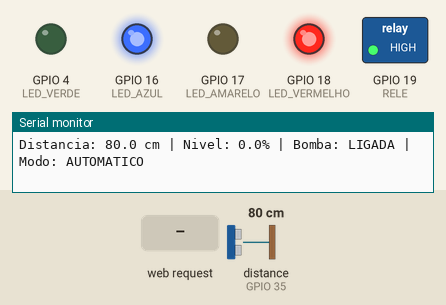
Bench run of a sketch on a simulated ESP32. On the bench: switched loads named in the sketch (green lamp = pin HIGH), output pins drawn as LEDs (lit = HIGH), the last lines printed to the serial monitor. Wiring (inferred from the names in the program): ultrasonic range finder: trigger GPIO 13; echo GPIO 35. The test bench sets the inputs (shaded band); at power-on: distance to the obstacle (sensor on GPIO 35) 80 cm. The echo pulse lasts 58.3 µs per cm; pins used as bus, display or sensor lines are not drawn.

Above: at 1.2 s.
1.3 s: distance to the obstacle (sensor on GPIO 35) set to 35 cm
2.8 s: distance to the obstacle (sensor on GPIO 35) set to 29 cm
At 3.8 s:
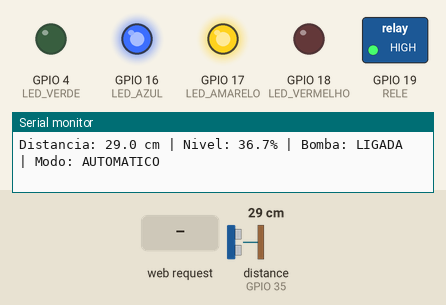
4.5 s: HTTP request GET /desligar received
At 5.7 s:
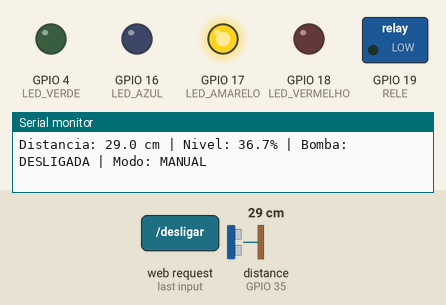
6.1 s: distance to the obstacle (sensor on GPIO 35) set to 20 cm
7.6 s: distance to the obstacle (sensor on GPIO 35) set to 16 cm
At 8.8 s:
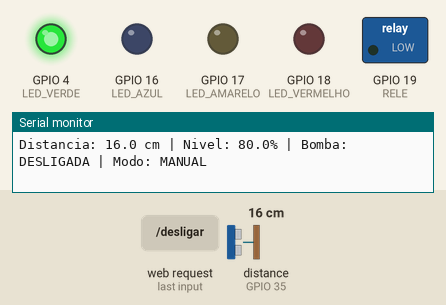
9.1 s: HTTP request GET /ligar received
At 10.5 s:
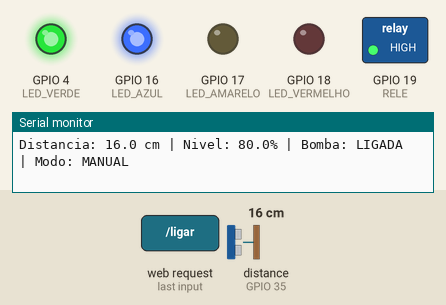
Timing chart, 0 to 11.6 s (numbered marks = the images above; inputs shaded):
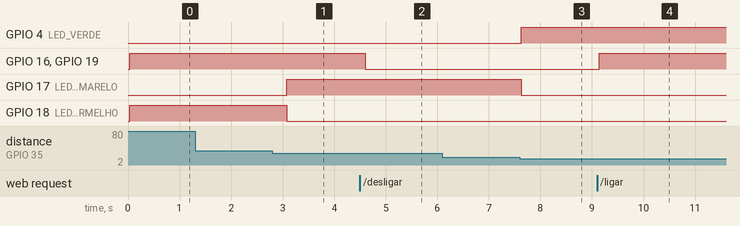

The sketch:

sketch.ino
```cpp
#include <WiFi.h>

// ===============================
// PINOS
// ===============================

#define TRIG 13
#define ECHO 35
#define RELE 19

#define LED_VERMELHO 18
#define LED_AMARELO 17
#define LED_AZUL 16
#define LED_VERDE 4

// ===============================
// WIFI LOCAL DO ESP32
// ===============================

const char* ssid = "AquaLevel";
const char* password = "aqualevel";

WiFiServer server(80);

// ===============================
// VARIÁVEIS
// ===============================

float distancia = 0;
float nivel = 0;

bool bombaLigada = false;

// true = automático
// false = manual
bool modoAutomatico = true;

// ===============================
// CONFIGURAÇÃO DO RELÉ
// ===============================

// false = relé ativo em HIGH
// true = relé ativo em LOW
const bool RELE_ATIVO_EM_LOW = false;

// ===============================
// CONFIGURAÇÃO DO RESERVATÓRIO
// ===============================

// Ajustar conforme as medidas reais do reservatório
float DIST_VAZIO_CM = 40.0;
float DIST_CHEIO_CM = 10.0;

// ===============================
// LIMITES DA BOMBA
// ===============================

float NIVEL_LIGA_BOMBA = 25.0;
float NIVEL_DESLIGA_BOMBA = 90.0;

// ===============================
// PROTEÇÃO DA BOMBA
// ===============================

unsigned long TIMEOUT_BOMBA_MS = 2UL * 60UL * 1000UL;
unsigned long COOLDOWN_BOMBA_MS = 5UL * 60UL * 1000UL;

unsigned long tempoLigadaBomba = 0;
unsigned long tempoUltimoTimeout = 0;

bool emCooldown = false;

// ===============================
// LIMITES DOS LEDS
// ===============================

float NIVEL_LED_VERMELHO = 25.0;
float NIVEL_LED_VERDE = 70.0;

// ===============================
// MEDIR DISTÂNCIA
// ===============================

float medirDistancia() {
  digitalWrite(TRIG, LOW);
  delayMicroseconds(2);

  digitalWrite(TRIG, HIGH);
  delayMicroseconds(10);

  digitalWrite(TRIG, LOW);

  unsigned long tempo = pulseIn(ECHO, HIGH, 30000UL);

  if (tempo == 0) return -1.0;
  return (tempo * 0.0343) / 2.0;
}

// ===============================
// CONVERTER DISTÂNCIA EM NÍVEL
// ===============================

float distanciaParaNivel(float distanciaAtual) {
  if (distanciaAtual < 0) return -1.0;

  float nivelCalculado =
    (DIST_VAZIO_CM - distanciaAtual) / (DIST_VAZIO_CM - DIST_CHEIO_CM) * 100.0;

  if (nivelCalculado < 0) nivelCalculado = 0;
  if (nivelCalculado > 100) nivelCalculado = 100;

  return nivelCalculado;
}

// ===============================
// ACIONAR BOMBA
// ===============================

void acionarBomba(bool ligar) {

  if (bombaLigada == ligar) {
    digitalWrite(LED_AZUL, ligar ? HIGH : LOW);
    return;
  }

  bombaLigada = ligar;

  if (ligar) tempoLigadaBomba = millis();

  if (RELE_ATIVO_EM_LOW) {
    digitalWrite( RELE, ligar ? LOW : HIGH);
  } else {
    digitalWrite( RELE, ligar ? HIGH : LOW);
  }

  // LED azul acompanha o estado da bomba
  digitalWrite( LED_AZUL, ligar ? HIGH : LOW);

  if (ligar) {
    Serial.println("Bomba LIGADA");
  } else {
    Serial.println("Bomba DESLIGADA");
  }
}

// ===============================
// DESLIGAR LEDS
// ===============================

void desligarLeds() {
  digitalWrite(LED_VERMELHO, LOW);
  digitalWrite(LED_AMARELO, LOW);
  digitalWrite(LED_VERDE, LOW);
  digitalWrite(LED_AZUL, LOW);
}

// ===============================
// ATUALIZAR LEDS DE NÍVEL
// ===============================

void atualizarLedsNivel(float nivelAtual) {
  digitalWrite(LED_VERMELHO, nivelAtual < NIVEL_LED_VERMELHO ? HIGH : LOW);

  digitalWrite(LED_AMARELO,
      (nivelAtual >= NIVEL_LED_VERMELHO && nivelAtual < NIVEL_LED_VERDE) ? HIGH : LOW);

  digitalWrite(LED_VERDE, nivelAtual >= NIVEL_LED_VERDE ? HIGH : LOW);

  // LED azul sempre acompanha a bomba
  digitalWrite(LED_AZUL, bombaLigada ? HIGH : LOW);
}

// ===============================
// VERIFICAR COOLDOWN
// ===============================

void verificarCooldown() {
  if (!emCooldown) return;

  if (millis() - tempoUltimoTimeout >= COOLDOWN_BOMBA_MS) {
    emCooldown = false;
    Serial.println("Cooldown terminado. Sistema liberado.");
  }
}

// ===============================
// VERIFICAR TIMEOUT DA BOMBA
// ===============================

void verificarTimeoutBomba() {

  if (!bombaLigada) return;

  if (millis() - tempoLigadaBomba >= TIMEOUT_BOMBA_MS) {
    acionarBomba(false);

    emCooldown = true;
    tempoUltimoTimeout = millis();

    Serial.println("ALERTA: timeout da bomba!");
    Serial.println("Possivel bomba seca, entupimento ou falha.");
    Serial.println("Bomba desligada e sistema em cooldown.");
  }
}

// ===============================
// CONTROLE AUTOMÁTICO LOCAL
// ===============================

void controleAutomaticoLocal() {

  if (!modoAutomatico) return;

  if (nivel < 0) {
    Serial.println("Falha na leitura do sensor.");
    acionarBomba(false);

    return;
  }

  verificarCooldown();
  verificarTimeoutBomba();

  if (emCooldown) return;

  // Reservatório com nível baixo
  if (!bombaLigada && nivel < NIVEL_LIGA_BOMBA) {
    Serial.println("AUTOMATICO: Nivel baixo");
    acionarBomba(true);
  }

  // Reservatório abastecido
  else if (bombaLigada && nivel > NIVEL_DESLIGA_BOMBA) {
    Serial.println("AUTOMATICO: Nivel maximo atingido");
    acionarBomba(false);
  }
}

// ===============================
// SETUP
// ===============================

void setup() {
  Serial.begin(115200);

  pinMode(TRIG, OUTPUT);
  pinMode(ECHO, INPUT);
  pinMode(RELE, OUTPUT);

  pinMode(LED_VERMELHO, OUTPUT);
  pinMode(LED_AMARELO, OUTPUT);
  pinMode(LED_AZUL, OUTPUT);
  pinMode(LED_VERDE, OUTPUT);

  digitalWrite(TRIG, LOW);

  // Estado inicial seguro
  bombaLigada = false;

  if (RELE_ATIVO_EM_LOW) {
    digitalWrite(RELE, HIGH);
  } else {
    digitalWrite(RELE, LOW);
  }

  desligarLeds();

  Serial.println();
  Serial.println("==============================");
  Serial.println(" AQUALEVEL");
  Serial.println("==============================");
  Serial.println();
  Serial.println("Circuito configurado:");
  Serial.println("TRIG -> GPIO 13");
  Serial.println("ECHO -> GPIO 35");
  Serial.println("RELE -> GPIO 19");
  Serial.println("LED VERMELHO -> GPIO 18");
  Serial.println("LED AMARELO -> GPIO 17");
  Serial.println("LED AZUL -> GPIO 16");
  Serial.println("LED VERDE -> GPIO 4");

  Serial.println();

// ===============================
// CRIA REDE WIFI LOCAL
// ===============================

  WiFi.softAP(ssid, password);

  IPAddress IP = WiFi.softAPIP();

  Serial.println("Rede local AquaLevel criada.");
  Serial.print("Nome da rede: ");
  Serial.println(ssid);
  Serial.print("IP local: http://");
  Serial.println(IP);

  server.begin();

  Serial.println("Servidor web local iniciado.");
  Serial.println("Controle automatico funciona independentemente do Wi-Fi.");
}

// ===============================
// LOOP
// ===============================

void loop() {

// ==========================================
// LEITURA DO SENSOR
// ==========================================

  distancia = medirDistancia();
  nivel = distanciaParaNivel(distancia);

// ==========================================
// TRATAMENTO DE FALHA DO SENSOR
// ==========================================

  if (distancia < 0) {
    Serial.println("Falha na leitura do HC-SR04.");

    acionarBomba(false);
    desligarLeds();
  } else {

// ==========================================
// CONTROLE LOCAL
// ==========================================

    verificarCooldown();
    verificarTimeoutBomba();
    controleAutomaticoLocal();
    atualizarLedsNivel(nivel);

// ==========================================
// LOG SERIAL
// ==========================================

    Serial.print("Distancia: ");
    Serial.print(distancia, 1);
    Serial.print(" cm | Nivel: ");
    Serial.print(nivel, 1);
    Serial.print("% | Bomba: ");
    Serial.print(bombaLigada ? "LIGADA" : "DESLIGADA");
    Serial.print(" | Modo: ");
    Serial.println(modoAutomatico ? "AUTOMATICO" : "MANUAL");
  }

// ==========================================
// SERVIDOR WEB LOCAL
// ==========================================

  WiFiClient client = server.available();

  if (client) {
    String request = "";

    unsigned long tempoInicio = millis();

    while (client.connected() && millis() - tempoInicio < 1000) {
      if (client.available()) {
        char c = client.read();
        request += c;

        if (c == '\n') {

// ==================================
// BOTÃO LIGAR BOMBA
// ==================================

          if (request.indexOf("GET /ligar") >= 0) {
            modoAutomatico = false;
            acionarBomba(true);

            Serial.println();
            Serial.println("MODO MANUAL");
            Serial.println("Bomba LIGADA pelo site");
          }

// ==================================
// BOTÃO DESLIGAR BOMBA
// ==================================

          if (request.indexOf( "GET /desligar") >= 0) {
            modoAutomatico = false;
            acionarBomba(false);

            Serial.println();
            Serial.println("MODO MANUAL");
            Serial.println("Bomba DESLIGADA pelo site");
          }

// ==================================
// BOTÃO MODO AUTOMÁTICO
// ==================================

          if (request.indexOf("GET /automatico") >= 0) {
            modoAutomatico = true;

            Serial.println();
            Serial.println("MODO AUTOMATICO ATIVADO");

            distancia = medirDistancia();
            nivel = distanciaParaNivel(distancia);
            controleAutomaticoLocal();
          }

// ==================================
// PÁGINA HTML
// ==================================

          client.println("HTTP/1.1 200 OK");
          client.println("Content-type:text/html");
          client.println("Connection: close");
          client.println();

          client.println("<!DOCTYPE html>");
          client.println("<html>");
          client.println("<head>");
          client.println("<meta name='viewport' content='width=device-width, initial-scale=1'>");
          client.println("<meta http-equiv='refresh' content='3'>");
          client.println("<title>AquaLevel ESP32</title>");
          client.println("<style>");
          client.println("body {");
          client.println("font-family: Arial;");
          client.println("text-align: center;");
          client.println("background-color: #f2f2f2;");
          client.println("padding: 30px;");
          client.println("}");
          client.println(".caixa {");
          client.println("background: white;");
          client.println("padding: 25px;");
          client.println("border-radius: 15px;");
          client.println("max-width: 500px;");
          client.println("margin: auto;");
          client.println("}");
          client.println("button {");
          client.println("padding: 15px 25px;");
          client.println("font-size: 17px;");
          client.println("margin: 8px;");
          client.println("border-radius: 8px;");
          client.println("border: none;");
          client.println("cursor: pointer;");
          client.println("}");
          client.println("</style>");
          client.println("</head>");
          client.println("<body>");
          client.println("<div class='caixa'>");

// ==================================
// TÍTULO
// ==================================

          client.println("<h1>AquaLevel</h1>");

// ==================================
// NÍVEL
// ==================================

          client.println("<h2>Nivel da agua</h2>");

          if (nivel >= 0) {
            client.print("<h1>");
            client.print(nivel, 1);
            client.println("%</h1>");
            client.print("<p>Distancia: ");
            client.print(distancia, 1);
            client.println(" cm</p>");
          } else {
            client.println("<h2>Erro na leitura do sensor</h2>");
          }

// ==================================
// MODO
// ==================================

          client.println("<h2>Modo de funcionamento</h2>");

          if (modoAutomatico) {
            client.println("<h2>MODO AUTOMATICO</h2>");
          } else {
            client.println("<h2>MODO MANUAL</h2>");
          }

// ==================================
// STATUS DA BOMBA
// ==================================

          client.println("<h2>Status da bomba</h2>");

          if (bombaLigada) {
            client.println("<h2>BOMBA LIGADA</h2>");
          } else {
            client.println("<h2>BOMBA DESLIGADA</h2>");
          }

// ==================================
// COOLDOWN
// ==================================

          if (emCooldown) {
            client.println("<p>Protecao da bomba: COOLDOWN</p>");
          }

// ==================================
// BOTÕES
// ==================================

          client.println("<a href='/ligar'>");
          client.println("<button>LIGAR BOMBA</button>");
          client.println("</a>");
          client.println("<a href='/desligar'>");
          client.println("<button>DESLIGAR BOMBA</button>");
          client.println("</a>");
          client.println("<br>");
          client.println("<a href='/automatico'>");
          client.println("<button>MODO AUTOMATICO</button>");
          client.println("</a>");

// ==================================
// IP LOCAL
// ==================================

          IPAddress IP = WiFi.softAPIP();

          client.println("<hr>");
          client.println("<p>Endereco local:</p>");
          client.print("<strong>http://");
          client.print(IP);
          client.println("</strong>");
          client.println("</div>");
          client.println("</body>");
          client.println("</html>");
          client.println();

          break;
        }
      }
    }

    client.stop();
  }

  delay(300);
}
```

Measured:
- the behaviour switches between 33 and 32 cm on distance to the obstacle (sensor on GPIO 35) (found by bisection; images 0 and 1)
- the behaviour switches between 19 and 18 cm on distance to the obstacle (sensor on GPIO 35) (found by bisection; images 2 and 3)
- after the input at 2.8 s, GPIO 17 (LED_AMARELO): LOW → HIGH after 0.28 s; GPIO 18 (LED_VERMELHO): HIGH → LOW after 0.28 s
- after the input at 4.5 s, GPIO 16 (LED_AZUL), GPIO 19 (RELE): HIGH → LOW after 0.10 s
- after the input at 7.6 s, GPIO 4 (LED_VERDE): LOW → HIGH at once; GPIO 17 (LED_AMARELO): HIGH → LOW at once
- after the input at 9.1 s, GPIO 16 (LED_AZUL), GPIO 19 (RELE): LOW → HIGH at once
